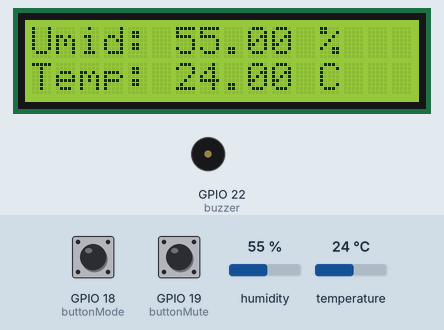
This sketch was run on a simulated ESP32. Parts: 16×2 character LCD, buzzer (waves = sounding). The test bench sets the inputs (shaded band); at power-on: humidity 55 %, GPIO 19 (buttonMute) HIGH, GPIO 18 (buttonMode) HIGH, temperature 24 °C.

Above: at 4.9 s.
5.0 s: humidity set to 69 %
At 7.5 s:
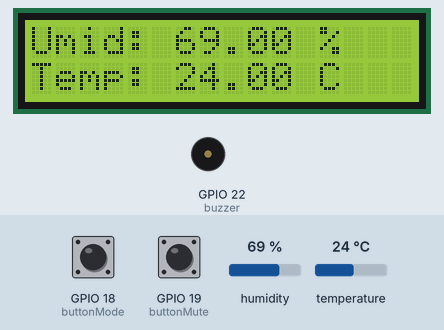
8.0 s: humidity set to 72 %
At 9.6 s:
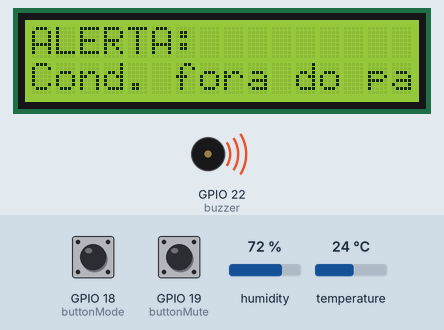
11.0 s: GPIO 19 (buttonMute) pulled LOW for 2.65 s
At 11.6 s:
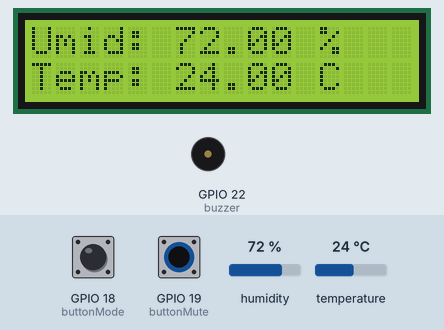
15.1 s: GPIO 18 (buttonMode) pulled LOW for 2.65 s
At 16.8 s:
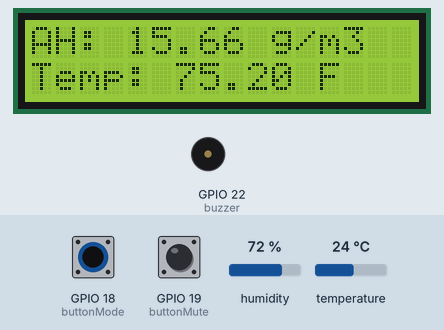
19.2 s: temperature set to 12 °C
At 21.6 s:
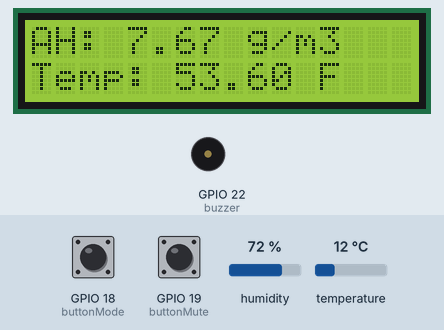
22.2 s: GPIO 18 (buttonMode) pulled LOW for 2.65 s
At 23.6 s:
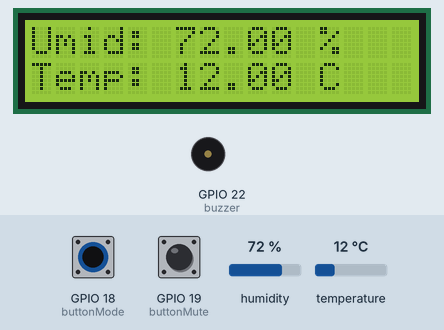
Timing chart, 0 to 44.0 s (numbered marks = the images above; inputs shaded):
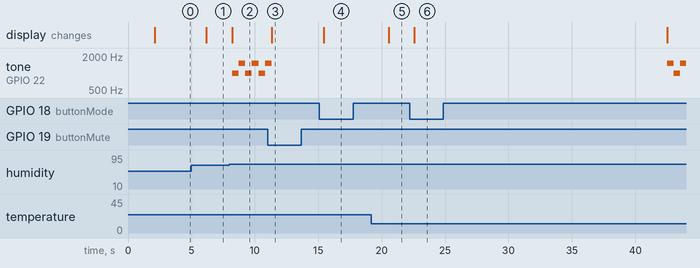

The sketch:

controleTempUmidAmbient.ino
```cpp
#include <DHT.h>            // Inclui a biblioteca das funções responsável pelo sensor de temperatura e umidade DHT(11/22)
#include <LiquidCrystal.h>  // Inclui a biblioteca responsável pela configuração do display LCD 16x2

// Define a pinagem de ajuste e configuração do display LCD
const byte lcdRS = 13, lcdEn = 12, lcdD4 = 14, lcdD5 = 27, lcdD6 = 26, lcdD7 = 25;

// Define a pinagem dos botões, sensor DHT e Buzzer
const byte buttonMode = 18, buttonMute = 19, sensorDHT = 23, buzzer = 22;

// Define as constantes de controle de temperatura e umidade para armazenamento de medicamentos de acordo com a ANVISA
const float tempMin = 15.0, tempMax = 30.0, humMax = 70.0;

// Define as variáveis para salvar a temperatura e umidade lida pelo sensor
float temperature = 0, humidity = 0;

// Variável para controlar o modo de exibição de temperatura (Celsius ou Fahrenheit)
volatile bool showInFahrenheit = false;

// Variável para controlar o estado do alarme
volatile bool alarmMuted = false;

// Define o modelo de sensor DHT como DHT11 ou DHT22 (Descomente a que for usar)
const byte DHTTYPE = DHT11;
// const byte DHTTYPE = DHT22;

// Inicia o objeto para o sensor de temperatura e umidade DHT
DHT dht(sensorDHT, DHTTYPE);

// Inicia o objeto LiquidCrystal para comunicação com o LCD
LiquidCrystal lcd(lcdRS, lcdEn, lcdD4, lcdD5, lcdD6, lcdD7);

// Função para ler dados do sensor de temperatura e umidade
void readSensorDHT() {
  humidity = dht.readHumidity();      // Lê a umidade do sensor
  temperature = dht.readTemperature();// Lê a temperatura do sensor
  // Verifica se a leitura falhou e exibe uma mensagem de erro no LCD
  if (isnan(temperature) || isnan(humidity)) {
    lcd.clear();
    lcd.setCursor(0, 0);
    lcd.println("Falha ao ler DHT");
    delay(1000); // Espera 1 segundo antes de tentar ler novamente
  }
}

// Função para calcular a umidade absoluta em g/m³
float calculateAbsoluteHumidity() {
  // Cálculo da pressão de vapor de água
  float es = 6.112 * exp((17.67 * temperature) / (temperature + 243.5));
  // Cálculo da pressão de vapor atual
  float ea = (humidity / 100.0) * es;
  // Cálculo da umidade absoluta
  float ah = (216.7 * ea) / (temperature + 273.15);
  return ah;
}

// Função para calcular a temperatura em Fahrenheit
float calcularTempFahrenheit() {
  return temperature * 9.0 / 5.0 + 32.0; // Converte Celsius para Fahrenheit
}

// Função de interrupção para alternar entre Celsius e Fahrenheit
void IRAM_ATTR toggleTemperatureMode() {
  showInFahrenheit = !showInFahrenheit; // Alterna o modo de exibição de temperatura
}

// Função de interrupção para desativar temporariamente o alarme
void IRAM_ATTR muteAlarm() {
  alarmMuted = true; // Ativa o modo mudo do alarme
}

// Função para mostrar os dados de temperatura e umidade no display LCD
void lcdViewer() {
  lcd.clear(); // Limpa o display
  if (showInFahrenheit) {
    // Exibe a umidade absoluta e a temperatura em Fahrenheit
    lcd.setCursor(0, 0);
    lcd.print("AH: ");
    lcd.print(calculateAbsoluteHumidity());
    lcd.print(" g/m3");
    lcd.setCursor(0, 1);
    lcd.print("Temp: ");
    lcd.print(calcularTempFahrenheit());
    lcd.print(" F");
  } else {
    // Exibe a umidade relativa e a temperatura em Celsius
    lcd.setCursor(0, 0);
    lcd.print("Umid: ");
    lcd.print(humidity);
    lcd.print(" %");
    lcd.setCursor(0, 1);
    lcd.print("Temp: ");
    lcd.print(temperature);
    lcd.print(" C");
  }
}

// Função do alarme e controle do temporizador
void alertAndTimer() {
  static unsigned long muteStart = 0; // Armazena o tempo de início do mute
  static bool timerActive = false;    // Indica se o temporizador está ativo

  // Verifica se a temperatura ou umidade estão fora dos limites
  if (temperature < tempMin || temperature > tempMax || humidity > humMax) {
    if (!alarmMuted) {
      // Se o alarme não está silenciado, exibe a mensagem de alerta e toca o buzzer
      lcd.clear();
      lcd.setCursor(0, 0);
      lcd.print("ALERTA:");
      lcd.setCursor(0, 1);
      lcd.print("Cond. fora do padrao");
      tone(buzzer, (millis() / 500) % 2 == 0 ? 1000 : 1500); // Alterna a frequência do buzzer
    } else {
      // Se o alarme está silenciado, inicia o temporizador
      if (!timerActive) {
        muteStart = millis(); // Registra o tempo de início do mute
        timerActive = true;
        noTone(buzzer);  // Garante que o buzzer fique silencioso quando mute
      }
      // Verifica se o mute ainda está dentro do período de 30 segundos
      if (millis() - muteStart < 30000) {
        readSensorDHT(); // Lê os dados do sensor
        lcdViewer();     // Atualiza o display LCD
        delay(500);      // Aguarda 500ms antes de ler novamente
        // Verifica se as condições voltaram ao normal
        if (!(temperature < tempMin || temperature > tempMax || humidity > humMax)) {
          alarmMuted = false; // Desativa o mute se as condições estiverem normais
          timerActive = false;
        }
      } else {
        // Desativa o mute e o temporizador após 30 segundos
        alarmMuted = false;
        timerActive = false;
      }
    }
  } else {
    noTone(buzzer); // Garante que o buzzer fique silencioso se as condições estiverem normais
  }
}

// Função de configuração principal
void setup() {
  dht.begin();         // Inicia o sensor DHT
  lcd.begin(16, 2);    // Inicializa o display LCD 16x2
  Serial.begin(9600);  // Inicia a comunicação serial com 9600 bps

  // Configura os botões com resistor de pull-up interno
  pinMode(buttonMode, INPUT_PULLUP);
  pinMode(buttonMute, INPUT_PULLUP);
  pinMode(buzzer, OUTPUT);
  digitalWrite(buzzer, LOW); // Garante que o buzzer esteja desligado inicialmente

  // Configura as interrupções para os botões
  attachInterrupt(digitalPinToInterrupt(buttonMode), toggleTemperatureMode, FALLING);
  attachInterrupt(digitalPinToInterrupt(buttonMute), muteAlarm, FALLING);

  // Mostra a mensagem inicial no LCD
  lcd.clear();
  lcd.setCursor(0, 0);
  lcd.print("TCASTROCNA");
  lcd.setCursor(0, 1);
  lcd.print("Carregando ...");
  delay(2000); // Aguarda 2 segundos

  // Loop principal no setup
  while (true) {
    readSensorDHT(); // Lê os dados do sensor
    lcdViewer();     // Atualiza o display LCD
    alertAndTimer(); // Verifica e controla o alarme
    delay(500);      // Aguarda 500ms antes de ler novamente
  }
}

// Função principal do loop do Arduino (vazia)
void loop() {}
```

Measured:
- the behaviour switches between 70 and 71 % on humidity (found by bisection; images 1 and 2)
- after the input at 5.0 s, the display: changes after 1.2 s (image 1)
- after the input at 8.0 s, tone on GPIO 22 (buzzer): alternates 1500 Hz for 0.52 s and 1000 Hz for 0.51 s, starting after 0.24 s; the display: changes after 0.24 s (image 2)
- after the input at 11.0 s, the display: changes after 0.33 s (image 3)
- after the input at 15.1 s, the display: changes after 0.32 s (image 4)
- after the input at 19.2 s, the display: changes after 1.3 s (image 5)
- after the input at 22.2 s, the display: changes after 0.39 s (image 6)
